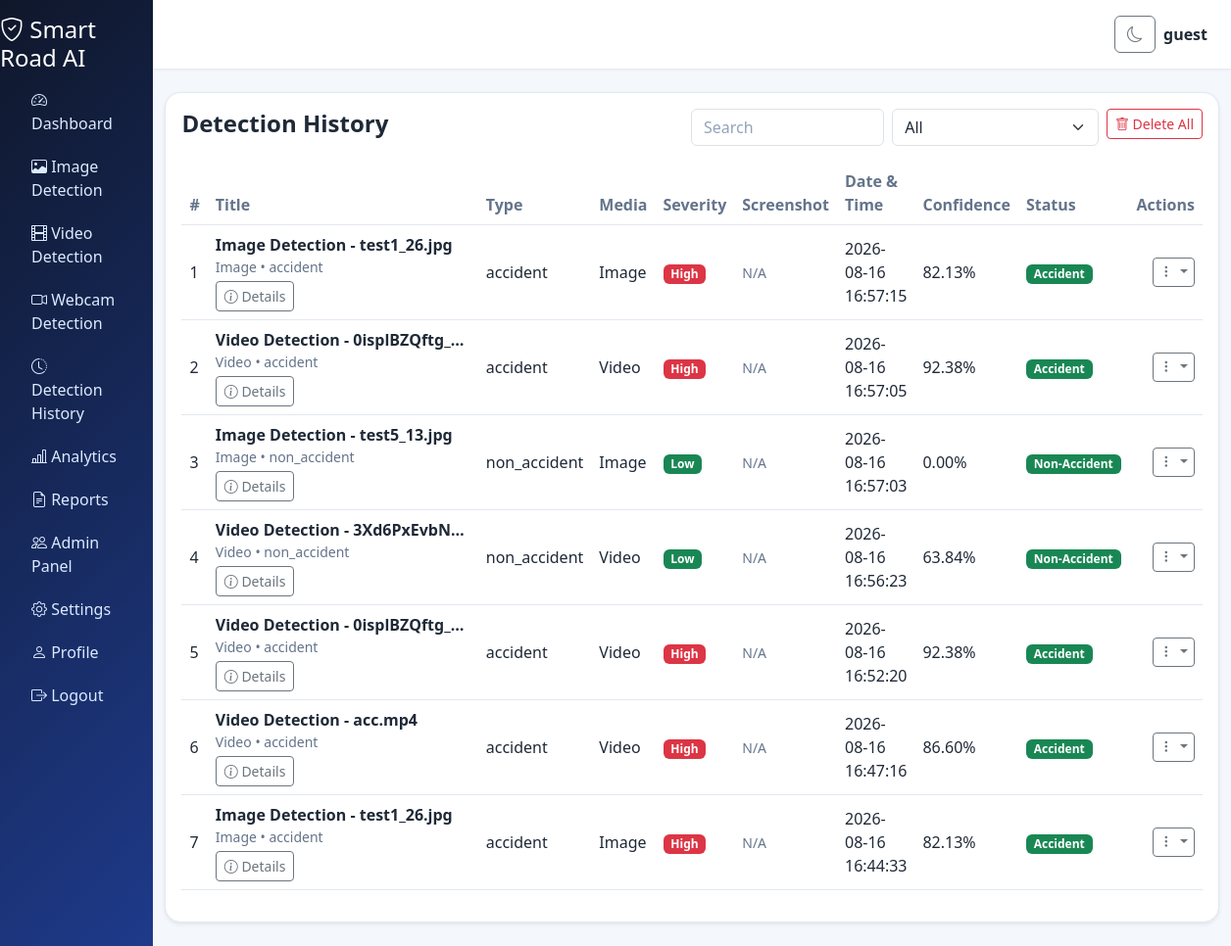
Screenshot of /history (signed in) with the database file from the repository.
### tables this page shows
CREATE TABLE users (
            id INTEGER PRIMARY KEY AUTOINCREMENT,
            username TEXT NOT NULL UNIQUE,
            password TEXT NOT NULL,
            email TEXT NOT NULL UNIQUE,
            role TEXT NOT NULL DEFAULT 'user',
            full_name TEXT,
            created_at TEXT DEFAULT CURRENT_TIMESTAMP
        , password_hash TEXT);

CREATE TABLE detections (
            id INTEGER PRIMARY KEY AUTOINCREMENT,
            title TEXT NOT NULL,
            detection_type TEXT NOT NULL,
            severity TEXT NOT NULL DEFAULT 'low',
            confidence REAL DEFAULT 0.0,
            status TEXT NOT NULL DEFAULT 'pending',
            created_at TEXT DEFAULT CURRENT_TIMESTAMP
        , start_time TEXT, end_time TEXT, duration REAL, total_frames INTEGER DEFAULT 0, average_fps REAL DEFAULT 0.0, total_objects INTEGER DEFAULT 0, object_counts TEXT, output_video_path TEXT, session_summary TEXT, user_id INTEGER, class_name TEXT, image_path TEXT, frame_path TEXT, media_type TEXT, thumbnail_path TEXT, screenshot_path TEXT);

### routes/main.py (the view)
@main_bp.route("/history")
@login_required
def history():
    filter_type = request.args.get("filter", "all")
    media_type = request.args.get("media", "all")
    search_query = request.args.get("q", "").strip().lower()
    conn = get_connection(current_app.config["DATABASE_PATH"])
    query = "SELECT * FROM detections"
    conditions = []
    params = []
    if session.get("role") != "admin":
        conditions.append("user_id = ?")
        params.append(session.get("user_id"))
    if filter_type == "accident":
        conditions.append("detection_type = 'accident'")
    elif filter_type == "non_accident":
        conditions.append("detection_type = 'non_accident'")
    if media_type == "image":
        conditions.append("media_type = 'Image'")
    elif media_type == "video":
        conditions.append("media_type = 'Video'")
    elif media_type == "webcam":
        conditions.append("media_type = 'Webcam'")
    if search_query:
        conditions.append("LOWER(title) LIKE ?")
        params.append(f"%{search_query}%")
    if conditions:
        query += " WHERE " + " AND ".join(conditions)
    query += " ORDER BY created_at DESC, id DESC LIMIT 100"
    rows = conn.execute(query, params).fetchall()
    conn.close()
    detections = []
    for row_index, row in enumerate(rows, start=1):
        record = dict(row)
        record["row_number"] = row_index
        summary_counts = _parse_json_value(record.get("object_counts"))
        session_summary = _parse_json_value(record.get("session_summary"))
        if session_summary.get("counts"):
            summary_counts = session_summary["counts"]
        confidence_value = session_summary.get("confidence", record.get("confidence", 0.0))
        if confidence_value is None:
            confidence_value = 0.0
        media_type_lower = str(record.get("media_type") or "").lower()
        if media_type_lower == "image":
            original_path = record.get("image_path")
            detected_path = record.get("frame_path")
        elif media_type_lower == "video":
            original_path = record.get("image_path") or record.get("output_video_path")
            detected_path = record.get("output_video_path")
        else:
            original_path = record.get("output_video_path")
            detected_path = record.get("output_video_path")
        record.update(
            {
                "summary_counts": summary_counts,
                "summary_text": session_summary.get("summary_text") or record.get("session_summary") or "",
                "accident_confidence_percent": f"{float(confidence_value) * 100:.2f}%",
                "accident_status": session_summary.get("status") or record.get("detection_type") or record.get("status") or "",
                "original_image_url": _media_url(original_path) if _file_exists_on_disk(original_path) else None,
                "detected_image_url": _media_url(detected_path) if _file_exists_on_disk(detected_path) else None,
                "original_download_path": original_path if _file_exists_on_disk(original_path) else None,
                "detected_download_path": detected_path if _file_exists_on_disk(detected_path) else None,
                "screenshot_url": _media_url(record.get("screenshot_path")) if _file_exists_on_disk(record.get("screenshot_path")) else None,
                "recorded_at": record.get("created_at"),
            }
        )
        detections.append(record)
    return render_template(
        "history.html",
        detections=detections,
        current_filter=filter_type,
        current_media=media_type,
        search_query=request.args.get("q", ""),
    )

### templates/history.html (shortened to what this page needs)
{% extends 'base.html' %}
{% block content %}
<div class="card shadow-sm rounded-4 overflow-visible">
    <div class="card-body">
        <div class="d-flex justify-content-between align-items-center mb-3 flex-wrap gap-2">
            <h4 class="fw-bold">Detection History</h4>
            <div class="d-flex gap-2 flex-wrap">
                <form class="d-flex gap-2" method="get" action="{{ url_for('main.history') }}">
                    <input type="text" class="form-control" name="search" placeholder="Search" value="{{ request.args.get('search', '') }}">
                    <select class="form-select" name="filter" onchange="this.form.submit()">
                        <option value="" {% if not active_filter %}selected{% endif %}>All</option>
                    </select>
                </form>
                <form method="post" action="{{ url_for('main.delete_all_detections') }}" onsubmit="return confirm('Delete ALL detection history records? This cannot be undone.');">
                    <button type="submit" class="btn btn-sm btn-outline-danger"><i class="bi bi-trash"></i> Delete All</button>
                </form>
            </div>
        </div>
        <div class="table-responsive overflow-visible">
            <table class="table table-hover align-middle">
                <thead>
                    <tr>
                        <th>#</th>
                        <th>Title</th>
                        <th>Type</th>
                        <th>Media</th>
                        <th>Severity</th>
                        <th>Screenshot</th>
                        <th>Date & Time</th>
                        <th>Confidence</th>
                        <th>Status</th>
                        <th>Actions</th>
                    </tr>
                </thead>
                <tbody>
                    {% for item in detections %}
                    <tr>
                        <td>{{ item.row_number or loop.index }}</td>
                        <td style="min-width:220px; max-width:320px;">
                            {% set raw_title = item.title or '' %}
                            {% set short_title = raw_title %}
                            {% if '/' in raw_title or '\\' in raw_title %}
                                {% set short_title = raw_title.split('/')[-1].split('\\')[-1] %}
                            {% endif %}
                            <div class="fw-semibold text-truncate" style="max-width:260px;">{{ short_title }}</div>
                            {% if item.media_type %}
                                <div class="text-muted small">{{ item.media_type }} • {{ item.detection_type }}</div>
                            {% elif item.summary_text %}
                                <div class="text-muted small">{{ item.summary_text.split('\n')[0] }}</div>
                            {% endif %}
                            {% set has_meta = false %}
                            {% if item.session_summary %}
                                {% set has_meta = true %}
                            {% elif item.object_counts %}
                                {% set has_meta = true %}
                            {% elif item.title and (item.title|length) > 60 %}
                                {% set has_meta = true %}
                            {% endif %}
                            {% if has_meta %}
                                <button
                                    type="button"
                                    class="btn btn-sm btn-outline-secondary mt-1 js-show-metadata"
                                    data-title="{{ short_title }}"
                                    data-meta='{{ (item.session_summary or item.object_counts or item.title)|tojson|replace("\n"," ") }}'
                                >
                                    <i class="bi bi-info-circle"></i> Details
                                </button>
                            {% endif %}
                        </td>
                        <td>{{ item.detection_type }}</td>
                        <td>{{ item.media_type or 'N/A' }}</td>
                        <td>
                            {% set sev = (item.severity or 'low')|lower %}
                            {% if sev == 'high' %}
                                <span class="badge bg-danger">High</span>
                            {% elif sev == 'medium' %}
                                <span class="badge bg-warning text-dark">Medium</span>
                            {% else %}
                                <span class="badge bg-success">Low</span>
                            {% endif %}
                        </td>
                        <td>
                            {% if item.screenshot_url %}
                                <button type="button" class="btn btn-sm btn-outline-danger js-view-image"
                                        data-title="{{ item.title }} - Accident Screenshot"
                                        data-image="{{ item.screenshot_url }}">
                                    <i class="bi bi-camera"></i> View
                                </button>
                            {% else %}
                                <span class="text-muted small">N/A</span>
                            {% endif %}
                        </td>
                        <td>{{ item.recorded_at or item.created_at }}</td>
                        <td>{{ item.accident_confidence_percent }}</td>
                        <td>
                            {% if item.accident_status %}
                                <span class="badge bg-success">{{ item.accident_status }}</span>
                            {% else %}
                                <span class="badge bg-secondary">{{ item.status }}</span>
                            {% endif %}
                        </td>
                        <td class="text-end">
                            <div class="btn-group">
                                <button type="button" class="btn btn-sm btn-outline-secondary dropdown-toggle" data-bs-toggle="dropdown" aria-haspopup="true" aria-expanded="false" title="Actions">
                                    <i class="bi bi-three-dots-vertical"></i>
                                </button>
                            </div>
                        </td>
                    </tr>
                    {% else %}
                    <tr><td colspan="10" class="text-center text-muted">No detections found</td></tr>
                    {% endfor %}
                </tbody>
            </table>
        </div>
    </div>
</div>
    {% endblock %}

### templates/base.html (shortened to what this page needs)
<!DOCTYPE html>
<html lang="en" data-theme="light">
<head>
    <link href="https://cdn.jsdelivr.net/npm/bootstrap@5.3.3/dist/css/bootstrap.min.css" rel="stylesheet">
    <link href="https://cdn.jsdelivr.net/npm/bootstrap-icons@1.11.2/font/bootstrap-icons.css" rel="stylesheet">
    <link rel="stylesheet" href="{{ url_for('static', filename='css/style.css') }}">
</head>
<body>
    <div class="d-flex">
        {% if session.get('user_id') %}
        <aside class="sidebar">
            <div class="sidebar-header">
                <h4><i class="bi bi-shield-check"></i> Smart Road AI</h4>
            </div>
            <nav class="nav flex-column px-3">
                <a class="nav-link" href="{{ url_for('main.dashboard') }}"><i class="bi bi-speedometer2"></i> <span data-i18n="nav.dashboard">Dashboard</span></a>
                <a class="nav-link" href="{{ url_for('main.image_detection') }}"><i class="bi bi-image"></i> <span data-i18n="nav.image">Image Detection</span></a>
                <a class="nav-link" href="{{ url_for('main.video_detection') }}"><i class="bi bi-film"></i> <span data-i18n="nav.video">Video Detection</span></a>
                <a class="nav-link" href="{{ url_for('main.webcam_detection') }}"><i class="bi bi-camera-video"></i> <span data-i18n="nav.webcam">Webcam Detection</span></a>
                <a class="nav-link" href="{{ url_for('main.history') }}"><i class="bi bi-clock-history"></i> <span data-i18n="nav.history">Detection History</span></a>
                <a class="nav-link" href="{{ url_for('main.analytics') }}"><i class="bi bi-bar-chart-line"></i> <span data-i18n="nav.analytics">Analytics</span></a>
                <a class="nav-link" href="{{ url_for('main.reports') }}"><i class="bi bi-file-earmark-text"></i> <span data-i18n="nav.reports">Reports</span></a>
                <a class="nav-link" href="{{ url_for('main.admin') }}"><i class="bi bi-people"></i> <span data-i18n="nav.admin">Admin Panel</span></a>
                <a class="nav-link" href="{{ url_for('main.settings') }}"><i class="bi bi-gear"></i> <span data-i18n="nav.settings">Settings</span></a>
                <a class="nav-link" href="{{ url_for('main.profile') }}"><i class="bi bi-person"></i> <span data-i18n="nav.profile">Profile</span></a>
                <a class="nav-link" href="{{ url_for('main.logout') }}"><i class="bi bi-box-arrow-right"></i> <span data-i18n="nav.logout">Logout</span></a>
            </nav>
        </aside>
        {% endif %}
        <main class="main-content">
            {% if session.get('user_id') %}
            <nav class="topbar">
                <div class="ms-auto d-flex align-items-center gap-2">
                    <button class="btn btn-outline-secondary theme-toggle" type="button"></button>
                    <span class="fw-semibold">{{ session.get('username', 'User') }}</span>
                </div>
            </nav>
            {% endif %}
            <div class="container-fluid py-4">
                {% block content %}{% endblock %}
            </div>
        </main>
    </div>
</body>
</html>

### rows the page displays
users: get "guest"
detections: row_number "1", title "Image Detection - test1_26.jpg", media_type "Image", detection_type "accident", shows "High", created_at "2026-08-16 16:57:15", accident_confidence_percent "82.13%", accident_status "Accident"
detections: row_number "2", title "Video Detection - 0isplBZQftg_…", media_type "Video", detection_type "accident", shows "High", created_at "2026-08-16 16:57:05", accident_confidence_percent "92.38%", accident_status "Accident"
detections: row_number "3", title "Image Detection - test5_13.jpg", media_type "Image", detection_type "non_accident", shows "Low", created_at "2026-08-16 16:57:03", accident_confidence_percent "0.00%", accident_status "Non-Accident"
detections: row_number "4", title "Video Detection - 3Xd6PxEvbN…", media_type "Video", detection_type "non_accident", shows "Low", created_at "2026-08-16 16:56:23", accident_confidence_percent "63.84%", accident_status "Non-Accident"
detections: row_number "5", title "Video Detection - 0isplBZQftg_…", media_type "Video", detection_type "accident", shows "High", created_at "2026-08-16 16:52:20", accident_confidence_percent "92.38%", accident_status "Accident"
detections: user "6", title "Video Detection - acc.mp4", media_type "Video", detection_type "accident", shows "High", created_at "2026-08-16 16:47:16", accident_confidence_percent "86.60%", accident_status "Accident"
detections: row_number "7", title "Image Detection - test1_26.jpg", media_type "Image", detection_type "accident", shows "High", created_at "2026-08-16 16:44:33", accident_confidence_percent "82.13%", accident_status "Accident"
